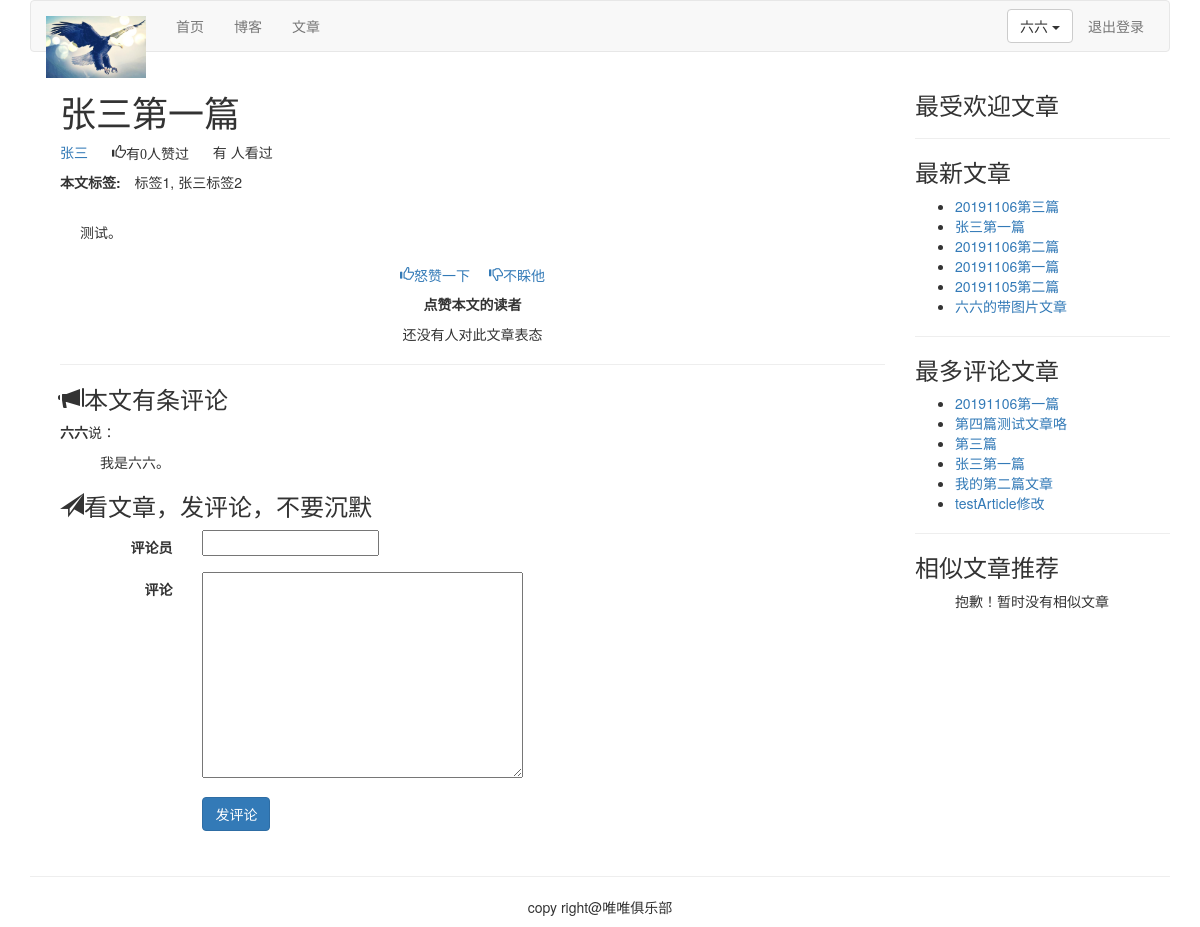
The app's page /article/list-article-detail/22/Zhang-San-Di-Yi-Pian/ (signed in) with its own data.
### article/models.py (models this page shows, shortened)
class ArticlePost(models.Model):
    author = models.ForeignKey(User, related_name="article", on_delete=models.CASCADE)
    title = models.CharField(max_length=200)
    slug = models.SlugField(max_length=500)
    column = models.ForeignKey(ArticleColumn, related_name="article_column", on_delete=models.CASCADE)
    body = models.TextField()
    created = models.DateTimeField(default=timezone.now())
    updated = models.DateTimeField(auto_now=True)
    users_like = models.ManyToManyField(User, related_name="articles_like", blank=True)
    article_tag = models.ManyToManyField(ArticleTag, related_name='article_tag', blank=True)
    class Meta:
        ordering = ("-updated",)
        index_together = (('id', 'slug'),)#根据ID和slug建立索引
    def get_url_path(self):
        return reverse("article:list_article_detail", args=[self.id, self.slug])

class ArticleTag(models.Model):
    author = models.ForeignKey(User, related_name="tag", on_delete=models.CASCADE)
    tag = models.CharField(max_length=500)
    def __str__(self):
        return self.tag

class Comment(models.Model):
    article = models.ForeignKey(ArticlePost, related_name="comments", on_delete=models.CASCADE)
    commentator = models.CharField(max_length=90)
    body = models.TextField()
    created = models.DateTimeField(auto_now_add=True)
    class Meta:
        ordering = ('-created',)

### article/list_views.py (the view)
# urls.py: url(r'^article-detail/(?P<id>\d+)/(?P<slug>[-\w]+)/$', views.article_detail, name="article_detail"),
@login_required(login_url='/account/login')
def article_detail(request, id, slug):
    article = get_object_or_404(ArticlePost, id=id, slug=slug)
    total_views = r.incr("article:{}:views".format(article.id))
    r.zincrby('article_ranking', article.id, 1)
    article_ranking = r.zrange('article_ranking', 0, -1, desc=True)[:6]
    article_ranking_ids = [int(id) for id in article_ranking]
    most_viewed = list(ArticlePost.objects.filter(id__in=article_ranking_ids))
    most_viewed.sort(key=lambda x: article_ranking_ids.index(x.id))
    if request.method == "POST":
        comment_form = CommentForm(data=request.POST)
        if comment_form.is_valid():
            new_comment = comment_form.save(commit=False)
            new_comment.article = article
            new_comment.save()
    else:
        comment_form = CommentForm()
    article_tags_ids = article.article_tag.values_list("id", flat=True)
    similar_articles = ArticlePost.objects.filter(article_tag__in=article_tags_ids).exclude(id=article.id)
    similar_articles = similar_articles.annotate(same_tags=Count("article_tag")).order_by('-same_tags', '-created')[:4]
    return render(request, "article/list/article_detail.html",
                  {"article": article, "total_views": total_views, "most_viewed": most_viewed, "comment_form":comment_form, "similar_articles":similar_articles})

### article/forms.py
class CommentForm(forms.ModelForm):
    class Meta:
        model = Comment
        fields = ("commentator", "body",)

### article/templatetags/article_tags.py (called while the page is built)
@register.inclusion_tag('article/list/latest_articles.html')
def latest_articles(n=5):
    latest_articles = ArticlePost.objects.order_by("-created")[:n]
    return {"latest_articles": latest_articles}

@register.simple_tag
def most_commented_articles(n=6):
    return ArticlePost.objects.annotate(total_comments=Count('comments')).order_by("-total_comments")[:n]

@register.filter(name='markdown')
def markdown_filter(text):
    return mark_safe(markdown.markdown(text))

### templates/article/list/article_detail.html (shortened to what this page needs)
{% extends "base.html" %}
{% load article_tags %}
{% load staticfiles %}
{% block content %}
    {% with total_likes=article.users_like.count users_like=article.users_like.all %}
        <div class="container">
            <div class="col-md-9">
                <header>
                    <h1>{{ article.title }}</h1>
                    <p>
                        <a href="{% url 'article:author_articles' article.author.username %}">
                            {{ article.author.username }}
                        </a>
                        <span style="margin-left:20px"
                              class="glyphicon glyphicon-thumbs-up">有{{ total_likes }}人赞过</span>
                        <span style="margin-left:20px">有 {{ total_views }} 人看过</span>
                    </p>
                    <p><span
                            style="margin-right: 10px"><strong>本文标签:</strong></span> {{ article.article_tag.all | join:", " }}
                    </p>
                </header>
                <link rel="stylesheet" href="{% static 'editor/css/editormd.preview.css' %}"/>
                <div id='editormd-view'>
                    {{ article.body | markdown }}
                </div>
                <div>
                    <p class="text-center">
                        <a onclick="like_article({{ article.id }}, 'like')" href="#"><span
                                class="glyphicon glyphicon-thumbs-up">怒赞一下</span></a>
                        <a onclick="like_article({{ article.id }}, 'unlike')" href="#"><span style="margin-left: 15px;"
                                                                                             class="glyphicon glyphicon-thumbs-down">不睬他</span></a>
                    </p>
                </div>
                <div>
                    <p class="text-center"><strong>点赞本文的读者</strong></p>
                    {% for user in article.users_like.all %}
                        <p class="text-center">{{ user.username }}</p>
                    {% empty %}
                        <p class="text-center">还没有人对此文章表态</p>
                    {% endfor %}
                </div>
                <hr>
                <div>
                    <h3><span class="glyphicon glyphicon-bullhorn"></span>本文有{{ comments.count }}条评论</h3>
                    {% for comment in article.comments.all %}
                        <div>
                            <p><strong>{{ comment.commentator }}</strong>说：</p>
                            <p style="margin-left:40px;">{{ comment.body }}</p>
                        </div>
                    {% empty %}
                        <p>暂无评论，快来抢沙发！</p>
                    {% endfor %}
                    <h3><span class="glyphicon glyphicon-send"></span>看文章，发评论，不要沉默</h3>
                    <form action="." method="post" class="form-horizontal" role="form">{% csrf_token %}
                        <div class="form-group">
                            <label for="inputEmail3" class="col-sm-2 control-label">评论员</label>
                            <div class="col-sm-10">
                                {{ comment_form.commentator }}
                            </div>
                        </div>
                        <div class="form-group">
                            <label for="inputEmail3" class="col-sm-2 control-label">评论</label>
                            <div class="col-sm-10">
                                {{ comment_form.body }}
                            </div>
                        </div>
                        <div class="form-group">
                            <div class="col-sm-offset-2 col-sm-10">
                                <p><input type="submit" name="" value="发评论" class="btn btn-primary"></p>
                            </div>
                        </div>
                    </form>
                </div>
            </div>
            <div class="col-md-3">
                <p class="text-center"><h3>最受欢迎文章</h3></p>
                <hr>
                <p class="text-center"><h3>最新文章</h3></p>
                        <div>{% latest_articles 6 %}</div>
                <hr>
                <p class="text-center"><h3>最多评论文章</h3></p>
                    {% most_commented_articles as most_comments %}
                <div>
                    <ul>
                        {% for comment_article in most_comments %}
                            <li>
                                <a href="{{ comment_article.get_url_path }}">{{ comment_article.title }}</a>
                            </li>
                        {% endfor %}
                    </ul>
                </div>
                <hr>
                <p class="text-center">
                <h3>相似文章推荐</h3></p>
                <div>
                    <ul>
                        {% for similar in similar_articles %}
                            <li>
                                <a href="{{ similar.get_url_path }}">{{ similar.title }}</a>
                            </li>
                        {% empty %}
                            <p>抱歉！暂时没有相似文章</p>
                        {% endfor %}
                    </ul>
                </div>
            </div>
        </div>
    {% endwith %}
{% endblock %}

### templates/base.html (shortened to what this page needs)
{% load staticfiles %}
<!DOCTYPE html>
<html lang="en">
    <head>
        <link rel="stylesheet" href="{% static 'css/bootstrap.css' %}">
    </head>
    <body>
        {% include "header.html" %}
        <div class="container">
            {% block content %}{% endblock %}
        </div>
        {% include "footer.html" %}
    </body>
</html>

### templates/header.html (shortened to what this page needs)
{% load staticfiles %}
<div class="container">
    <nav class="navbar navbar-default" role="navigation">
        <div class="navbar-header">
            <a href="#" class="navbar-brand">
                <img src="{% static '/images/ying.jpg' %}" width="100px"/>
            </a>
        </div>
        <div>
            <ul class="nav navbar-nav navbar-left" role="navigation">
                <li><a href="{% url 'home' %}">首页</a></li>
                {% if user.is_authenticated %}
                    <li><a href="{% url 'blog:blog_title' %}">博客</a></li>
                {% endif %}
                <li><a href="{% url 'article:article_titles' %}" >文章</a></li>
            </ul>
            <ul class="nav navbar-nav navbar-right" style="margin-right: 10px">
                {% if user.is_authenticated %}
                    <li>
                        <div class="dropdown" style="margin-top:8px">
                            <button class="btn btn-default dropdown-toggle" type="button" id='dropdownMenu'
                                    data-toggle="dropdown">
                                {{ user.username }}
                                <span class="caret"></span>
                            </button>
                        </div>
                    </li>
                    <li><a href="{% url 'account:user_logout' %}">退出登录</a></li>
                {% else %}
                    <li><a href="{% url 'account:user_login' %}">登录</a></li>
                    <li><a href="{% url 'account:user_register' %}">注册</a></li>
                {% endif %}
            </ul>
        </div>
    </nav>
</div>

### templates/article/list/latest_articles.html
<ul>
    {% for article in latest_articles %}
    <li>
    	<a href="{{ article.get_url_path }}">{{ article.title }}</a>
    </li>
    {% endfor %}
</ul>

### templates/footer.html
<div class="container">
    <hr/>
    <p class="text-center">copy right@唯唯俱乐部</p>
</div>

### static/editor/css/editormd.preview.css (style rules this page uses)
.markdown-body { -ms-text-size-adjust: 100%; -webkit-text-size-adjust: 100%; color: #333; overflow: hidden; font-family: "Microsoft YaHei", Helvetica, "Meiryo UI", "Malgun Gothic", "Segoe UI", "Trebuchet MS", "Monaco", monospace, Tahoma, STXihei, "华文细黑", STHeiti, "Helvetica Neue", "Droid Sans", "wenquanyi micro hei", FreeSans, Arimo, Arial, SimSun, "宋体", Heiti, "黑体", sans-serif; font-size: 16px; line-height: 1.6; word-wrap: break-word; }
.markdown-body * { -moz-box-sizing: border-box; box-sizing: border-box; }
.markdown-body > *:first-child { margin-top: 0 !important; }
.markdown-body > *:last-child { margin-bottom: 0 !important; }
.markdown-body p, .markdown-body blockquote, .markdown-body ul, .markdown-body ol, .markdown-body dl, .markdown-body table, .markdown-body pre { margin-top: 0; margin-bottom: 16px; }
.editormd-preview-container, .editormd-html-preview { text-align: left; font-size: 14px; line-height: 1.6; padding: 20px; overflow: auto; width: 100%; background-color: #fff; }

### records on screen
ArticlePost: title "张三第一篇", author.username "张三", article_tag.all "标签1, 张三标签2", body "测试。"
Comment: commentator "六六", body "我是六六。"
ArticlePost: title "20191106第三篇"
ArticlePost: title "20191106第二篇"
ArticlePost: title "20191106第一篇"
ArticlePost: title "20191105第二篇"
ArticlePost: title "六六的带图片文章"
ArticlePost: title "第四篇测试文章咯"
ArticlePost: title "第三篇"
ArticlePost: title "我的第二篇文章"
ArticlePost: title "testArticle修改"

### other values on screen
{{ user.username }} "六六"
{{ total_likes }} "0"
